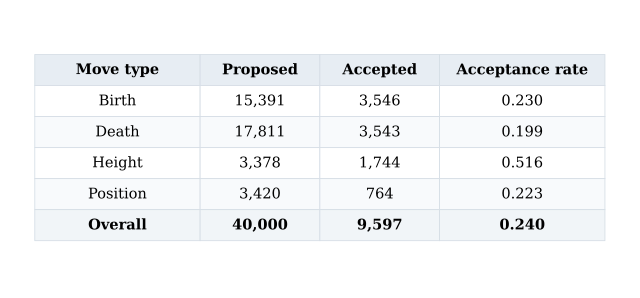

Source code (Python):
"""Table of post-burn-in move acceptance for saved baseline chain 1.

The state CSV does not record proposed moves. Re-run its fixed seed and check
the resulting states against the CSV before reporting the move outcomes.
"""

from collections import Counter
import csv
import hashlib
import json
from pathlib import Path
import sys

import numpy as np

HERE = Path(__file__).resolve().parent
PROJECT_ROOT = HERE.parents[2]
sys.path.insert(0, str(PROJECT_ROOT))
sys.path.insert(0, str(HERE.parent))

from examples.multiple_change_point_model.example_run.example_run import (  # noqa: E402
    initial_state,
)
from examples.multiple_change_point_model.multiple_change_point_model import (  # noqa: E402
    DATA_FILE, END_DAY, MultipleChangePointModel, load_disaster_days,
)
from examples.multiple_change_point_model.multiple_change_point_model_moves import (  # noqa: E402
    BirthMove, DeathMove, HeightMove, PositionMove,
)
from common import RUN_DIR, style  # noqa: E402
import matplotlib.pyplot as plt  # noqa: E402


MOVE_ORDER = ("birth", "death", "height", "position")


def check_saved_chain(states, chain_id, burn_in, total_steps):
    """Ensure the reproduced proposals belong to the saved state trace."""
    path = RUN_DIR / "example_run_base.csv"
    checked = 0
    with path.open(newline="", encoding="utf-8") as stream:
        for row in csv.DictReader(stream):
            if row["chain_id"] != chain_id:
                continue
            iteration = int(row["iteration"])
            if iteration != burn_in + checked + 1 or iteration > total_steps:
                raise ValueError("Saved baseline iterations do not match the run")
            state = states[iteration]
            if (state.k != int(row["k"])
                    or not np.array_equal(state.change_points,
                                          json.loads(row["change_points"]))
                    or not np.array_equal(state.intensities,
                                          json.loads(row["intensities"]))):
                raise ValueError(f"Reproduced chain differs at iteration {iteration}")
            checked += 1
    if checked != total_steps - burn_in:
        raise ValueError("Saved baseline chain has the wrong number of states")


def move_counts():
    metadata = json.loads((RUN_DIR / "example_run_metadata.json").read_text())
    if hashlib.sha256(DATA_FILE.read_bytes()).hexdigest() != metadata["data_sha256"]:
        raise ValueError("The disaster data no longer match the saved experiment")

    settings = metadata["common_prior"]
    prior_lambda = metadata["baseline"]["lambda"]
    chain = metadata["baseline"]["chains"][0]
    total_steps = metadata["total_updates_per_chain"]
    burn_in = metadata["burn_in_updates"]
    days = load_disaster_days()
    moves = {
        name: move(END_DAY, settings["alpha"], settings["beta"],
                   prior_lambda, settings["kmax"], days=days)
        for name, move in (
            ("height", HeightMove), ("position", PositionMove),
            ("birth", BirthMove), ("death", DeathMove),
        )
    }
    model = MultipleChangePointModel(
        moves=moves, alpha=settings["alpha"], beta=settings["beta"],
        param=prior_lambda, kmax=settings["kmax"], L=END_DAY,
        initial_state=initial_state(chain["initial_k"], len(days) / END_DAY),
        seed=chain["seed"],
    )
    states, outcomes = model.run(total_steps)
    check_saved_chain(states, chain["chain_id"], burn_in, total_steps)
    retained_outcomes = outcomes[burn_in:]
    proposed = Counter(name for name, _ in retained_outcomes)
    accepted = Counter(name for name, was_accepted in retained_outcomes
                       if was_accepted)
    if sum(proposed.values()) != total_steps - burn_in:
        raise AssertionError("One move must be proposed at each update")
    return chain["chain_id"], burn_in, proposed, accepted


def main():
    chain_id, burn_in, proposed, accepted = move_counts()
    style()
    rows = [
        (name.title(), f"{proposed[name]:,}", f"{accepted[name]:,}",
         f"{accepted[name] / proposed[name]:.3f}" if proposed[name] else "--")
        for name in MOVE_ORDER
    ]
    total_proposed = sum(proposed.values())
    total_accepted = sum(accepted.values())
    rows.append(("Overall", f"{total_proposed:,}", f"{total_accepted:,}",
                 f"{total_accepted / total_proposed:.3f}"))

    figure, axis = plt.subplots(figsize=(8.0, 3.6))
    axis.axis("off")
    table = axis.table(
        cellText=rows,
        colLabels=("Move type", "Proposed", "Accepted", "Acceptance rate"),
        colWidths=(0.29, 0.21, 0.21, 0.29),
        cellLoc="center", colLoc="center", bbox=(0.04, 0.17, 0.92, 0.67),
    )
    table.auto_set_font_size(False)
    table.set_fontsize(10.5)
    for (row, column), cell in table.get_celld().items():
        cell.set_edgecolor("#d5dde5")
        cell.set_linewidth(0.6)
        if row == 0:
            cell.set_facecolor("#e7edf3")
            cell.set_text_props(weight="bold")
        elif row == len(rows):
            cell.set_facecolor("#f1f5f8")
            cell.set_text_props(weight="bold")
        elif row % 2 == 0:
            cell.set_facecolor("#f8fafc")
    output = HERE / "acceptance_rate.pdf"
    figure.savefig(output)
    plt.close(figure)
    print(f"Saved {output}")


if __name__ == "__main__":
    main()
